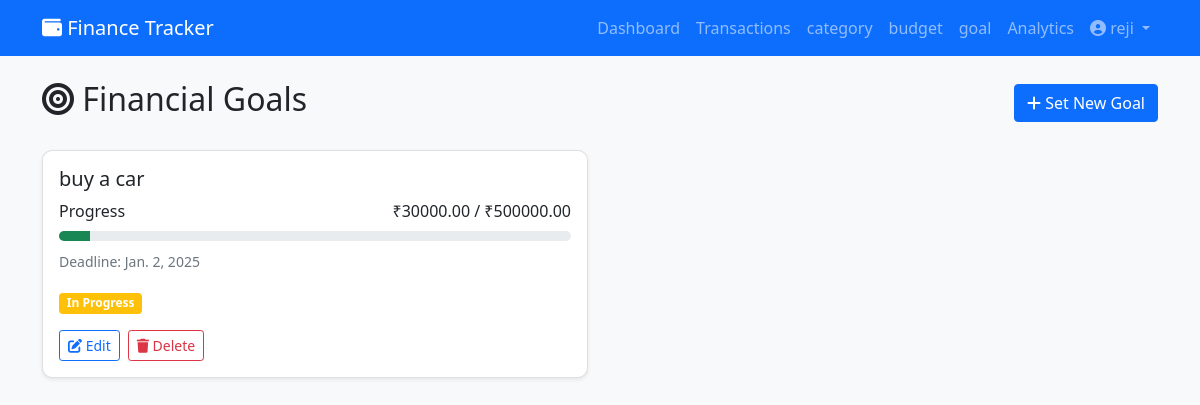
Page /goals/ (signed in) on the committed database.
### app/models.py (models this page shows, shortened)
class Goal(models.Model):
    user = models.ForeignKey(User, on_delete=models.CASCADE)
    name = models.CharField(max_length=100)
    target_amount = models.DecimalField(max_digits=10, decimal_places=2)
    current_amount = models.DecimalField(max_digits=10, decimal_places=2, default=0)
    deadline = models.DateField()

### app/views.py (the view)
# urls.py: path('goals/', views.goal_list, name='goal_list'),
@login_required
def goal_list(request):
    goals = Goal.objects.filter(user=request.user)
    return render(request, 'goal_list.html', {'goals': goals})

### personal_finance/template/goal_list.html (shortened to what this page needs)
<!DOCTYPE html>
<html lang="en">
<head>
    <link href="https://cdn.jsdelivr.net/npm/bootstrap@5.1.3/dist/css/bootstrap.min.css" rel="stylesheet">
    <link href="https://cdnjs.cloudflare.com/ajax/libs/font-awesome/6.0.0/css/all.min.css" rel="stylesheet">
</head>
<body>
    <nav class="navbar navbar-expand-lg navbar-dark bg-primary">
        <div class="container">
            <a class="navbar-brand" href="{% url 'dashboard' %}">
                <i class="fas fa-wallet"></i> Finance Tracker
            </a>
            <div class="navbar-nav ms-auto">
                <a class="nav-link" href="{% url 'dashboard' %}">Dashboard</a>
                <a class="nav-link" href="{% url 'transaction_list' %}">Transactions</a>
                <a class="nav-link" href="{% url 'category_list' %}">category</a>
                <a class="nav-link" href="{% url 'budget_list' %}">budget</a>
                <a class="nav-link" href="{% url 'goal_list' %}">goal</a>
                <a class="nav-link" href="{% url 'analytics' %}">Analytics</a>
                <div class="nav-item dropdown">
                    <a class="nav-link dropdown-toggle" href="#" id="navbarDropdown" role="button" data-bs-toggle="dropdown" aria-expanded="false">
                        <i class="fas fa-user-circle"></i> {{ user.username }}
                    </a>
                </div>
            </div>
        </div>
    </nav>
    <div class="container mt-4">
        <div class="d-flex justify-content-between align-items-center mb-4">
            <h2><i class="fas fa-bullseye"></i> Financial Goals</h2>
            <a href="{% url 'goal_create' %}" class="btn btn-primary">
                <i class="fas fa-plus"></i> Set New Goal
            </a>
        </div>
    {% if goals %}
    <div class="row">
        {% for goal in goals %}
        <div class="col-md-6 mb-3">
            <div class="card shadow-sm">
                <div class="card-body">
                    <h5 class="card-title">{{ goal.name }}</h5>
                    <div class="d-flex justify-content-between mb-2">
                        <span>Progress</span>
                        <span>₹{{ goal.current_amount }} / ₹{{ goal.target_amount }}</span>
                    </div>
                    <div class="progress mb-2">
                        <div class="progress-bar bg-success" style="width: {% widthratio goal.current_amount goal.target_amount 100 %}%"></div>
                    </div>
                    <p class="card-text">
                        <small class="text-muted">Deadline: {{ goal.deadline }}</small>
                    </p>
                    {% if goal.current_amount >= goal.target_amount %}
                        <span class="badge bg-success">Goal Achieved!</span>
                    {% else %}
                        <span class="badge bg-warning">In Progress</span>
                    {% endif %}
                    <div class="d-flex gap-2 mt-3">
                        <a href="{% url 'goal_update' goal.pk %}" class="btn btn-sm btn-outline-primary">
                            <i class="fas fa-edit"></i> Edit
                        </a>
                        <a href="{% url 'goal_delete' goal.pk %}" class="btn btn-sm btn-outline-danger">
                            <i class="fas fa-trash"></i> Delete
                        </a>
                    </div>
                </div>
            </div>
        </div>
        {% endfor %}
    </div>
    {% endif %}
</div>
</body>
</html>

### personal_finance/template/goal_list.html (style rules this page uses)
body { background-color: #f8f9fa; }
.card { border-radius: 10px; }
.progress { height: 10px; border-radius: 5px; }

### rows in the picture
Goal: name "buy a car", current_amount "30000.00", target_amount "500000.00", deadline "Jan. 2, 2025", shows "In Progress"

### other values in the picture
{{ user.username }} "reji"
